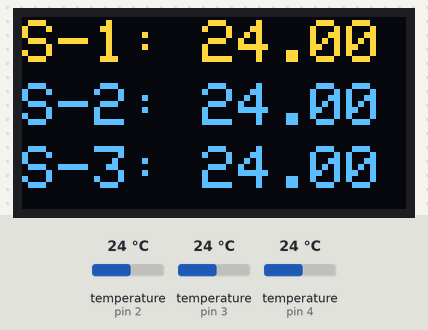
The sketch below on a simulated Arduino Nano, built with avr-gcc and run on an emulated ATmega328P. Parts: 128×64 one-colour display. The test bench sets the inputs (shaded band); at power-on: temperature (sensors on pin 2, pin 3, pin 4) 24 °C. The OLED is the two-colour kind (top 16 rows yellow); what the sketch prints to the serial monitor is not drawn.

Above: at 4.5 s.
4.6 s: temperature (sensor on pin 2) set to 12 °C
At 8.3 s:
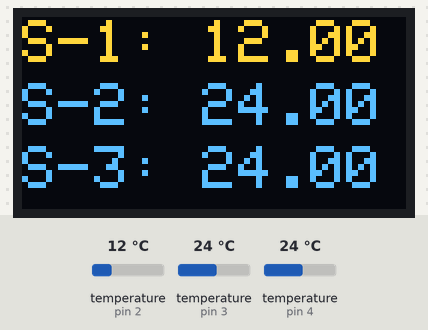
10.3 s: temperature (sensor on pin 3) set to 12 °C
At 12.1 s:
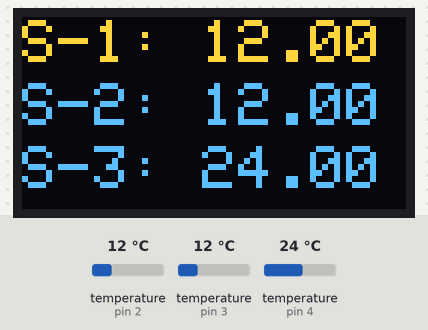
16.0 s: temperature (sensor on pin 4) set to 12 °C
At 19.7 s:
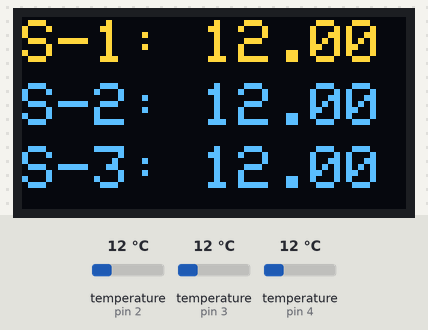
21.7 s: temperature (sensor on pin 2) set to 19 °C
At 23.5 s:
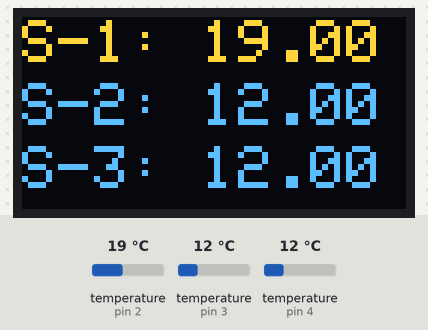
27.4 s: temperature (sensor on pin 3) set to 19 °C
At 31.0 s:
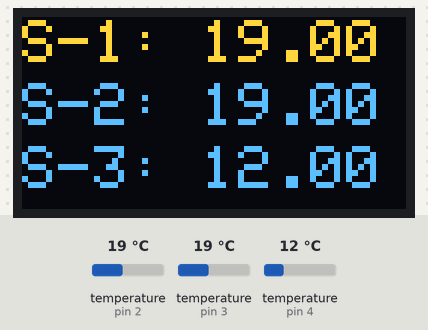
33.1 s: temperature (sensor on pin 4) set to 19 °C
At 34.8 s:
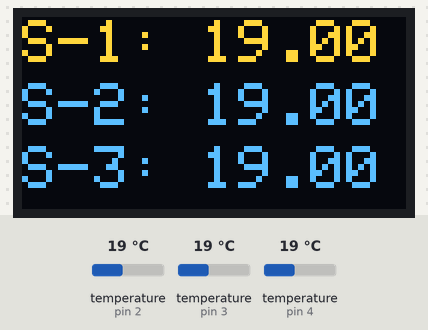
Timing chart, 0 to 36.3 s (numbered marks = the images above; inputs shaded):
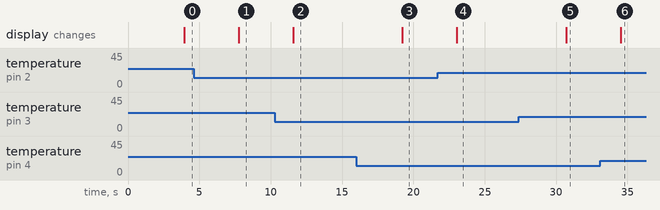

Measured:
- after the input at 4.6 s, the display: changes after 3.2 s (image 1)
- after the input at 10.3 s, the display: changes after 1.3 s (image 2)
- after the input at 16.0 s, the display: changes after 3.2 s (image 3)
- after the input at 21.7 s, the display: changes after 1.3 s (image 4)
- after the input at 27.4 s, the display: changes after 3.3 s (image 5)
- after the input at 33.1 s, the display: changes after 1.4 s (image 6)

The sketch:

thermologger-arduino-nano.ino
```cpp
#include <OneWire.h>
#include <DallasTemperature.h>
#include <Wire.h>
#include <Adafruit_GFX.h>
#include <Adafruit_SSD1306.h>


#define SCREEN_WIDTH 128
#define SCREEN_HEIGHT 64
Adafruit_SSD1306 display(SCREEN_WIDTH, SCREEN_HEIGHT, &Wire, -1);

#define ONE_WIRE_BUS 2
#define ONE_WIRE_BUS_two 3
#define ONE_WIRE_BUS_three 4

OneWire oneWire(ONE_WIRE_BUS);
OneWire oneWire2(ONE_WIRE_BUS_two);
OneWire oneWire3(ONE_WIRE_BUS_three);

// Pass our oneWire reference to Dallas Temperature.
DallasTemperature sensors(&oneWire);
DallasTemperature sensors2(&oneWire2);
DallasTemperature sensors3(&oneWire3);

void setup(void)
{
  Serial.begin(9600);
  display.begin(SSD1306_SWITCHCAPVCC, 0x3C);
  display.clearDisplay();
  display.setTextSize(2);
  display.setTextColor(SSD1306_WHITE);
  display.setCursor(0,1);
  display.println("IoT Based");
  display.setCursor(20,22);
  display.println("Thermo");
  display.setCursor(40,43);
  display.println("Logger");
  display.display();

  sensors.begin();
  sensors2.begin();
  sensors3.begin();
}

void loop(void){
  sensors.requestTemperatures();
  sensors2.requestTemperatures();
  sensors3.requestTemperatures();
  delay(1500);
  float tempC = sensors.getTempCByIndex(0);
  float tempC2 = sensors2.getTempCByIndex(0);
  float tempC3 = sensors3.getTempCByIndex(0);
  Serial.print(tempC);
  Serial.print(",");
  Serial.print(tempC2);
  Serial.print(",");
  Serial.print(tempC3);
  Serial.print("\n");

  display.clearDisplay();
  display.setCursor(0,1);
  display.print("S-1: ");
  display.print(tempC);
  display.setCursor(0,22);
  display.print("S-2: ");
  display.print(tempC2);
  display.setCursor(0,43);
  display.print("S-3: ");
  display.print(tempC3);
  display.display();
}
```
